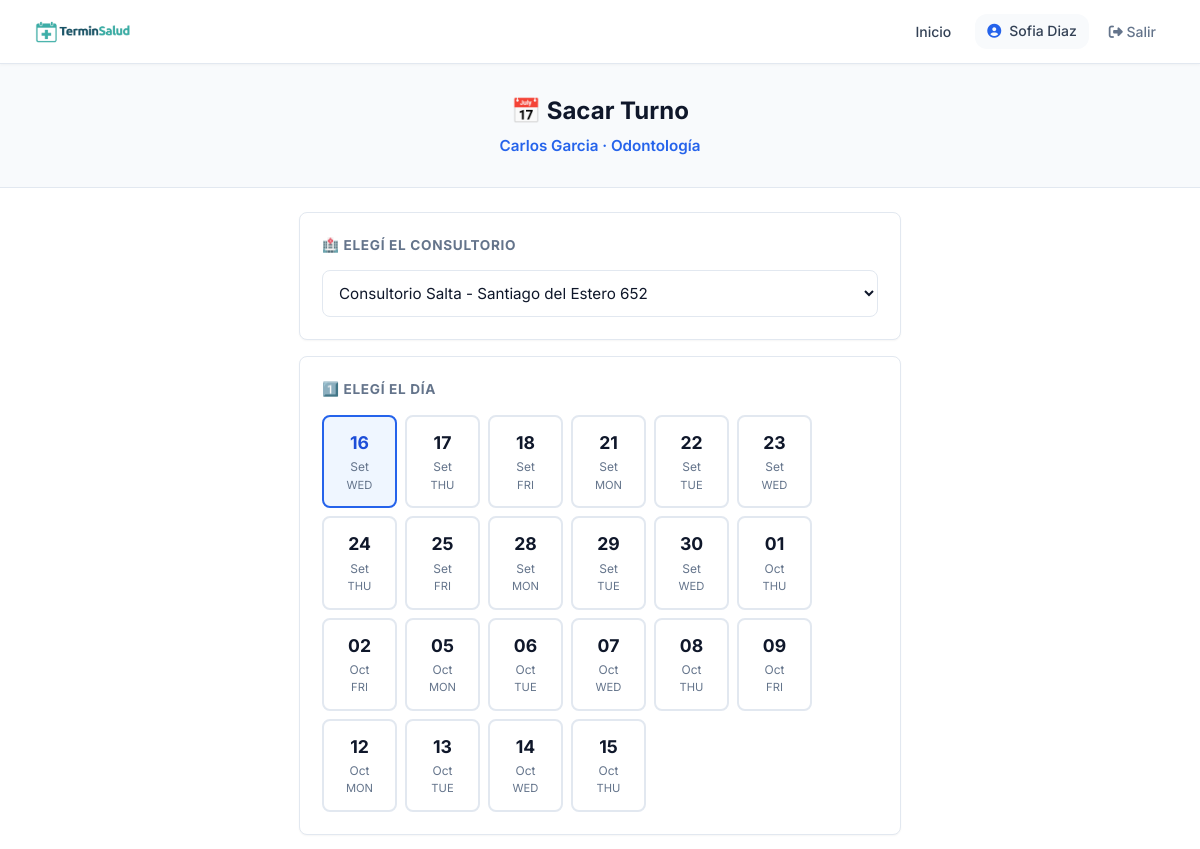
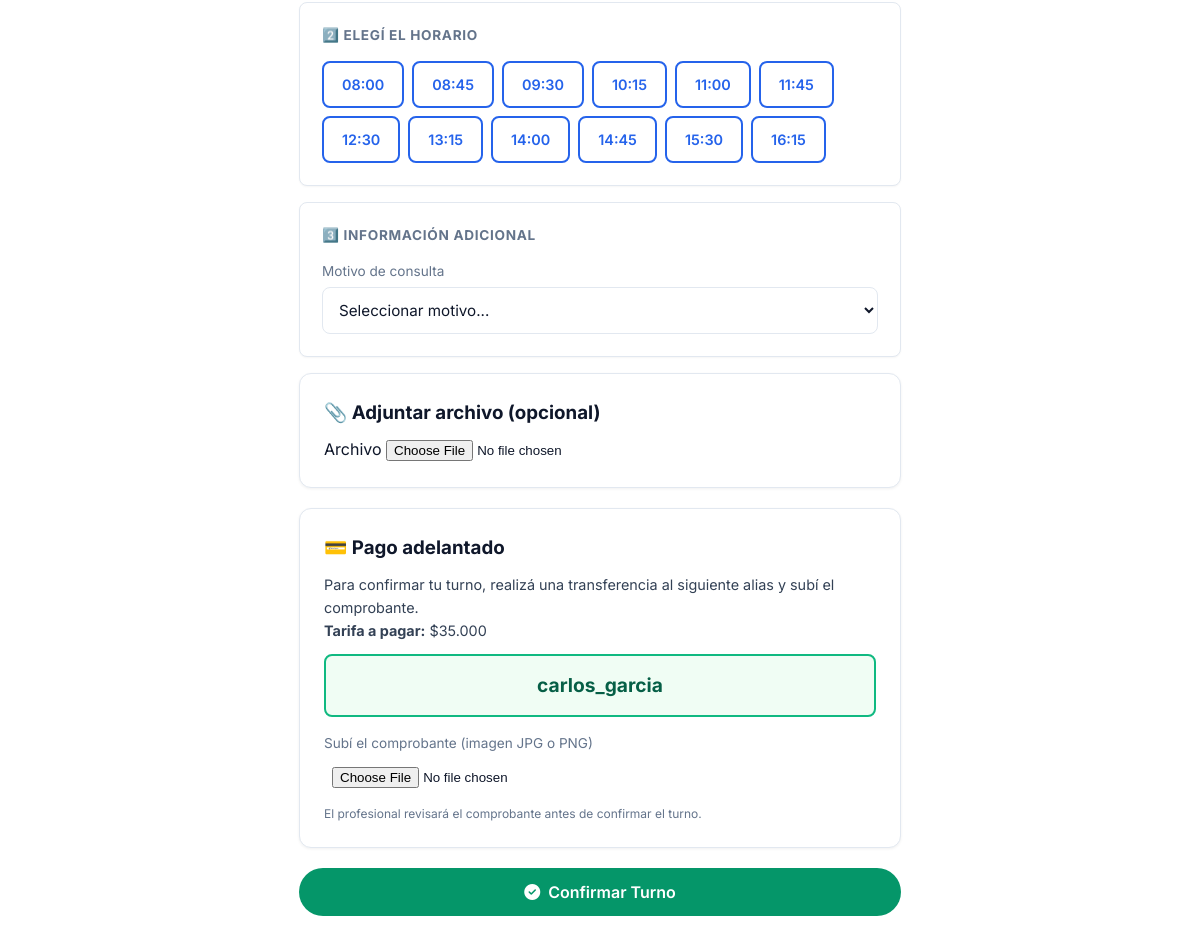
Screenshot of /paciente/sacar-turno/24/?establecimiento=1 (signed in) with the database file from the repository (2 pictures, top to bottom).
### usuarios/models.py (models this page shows, shortened)
class Usuario(AbstractUser):
    ROLES = [
        ('admin', 'Administrador'),
        ('profesional', 'Profesional'),
        ('secretaria', 'Secretaría'),
        ('paciente', 'Paciente'),
    ]
    rol = models.CharField(max_length=20, choices=ROLES, default='paciente')
    telefono = models.CharField(max_length=20, blank=True)
    establecimiento = models.ForeignKey(
    'establecimientos.Establecimiento',
    on_delete=models.SET_NULL,
    null=True,
    blank=True,
    verbose_name='Establecimiento'
)
    class Meta:
        verbose_name = 'Usuario'
        verbose_name_plural = 'Usuarios'

### profesionales/models.py (models this page shows, shortened)
class Profesional(Persona):
    ESPECIALIDADES = [
        ('odontologia', 'Odontología'),
        ('kinesiologia', 'Kinesiología'),
        ('psicologia', 'Psicología'),
        ('nutricion', 'Nutrición'),
        ('cardiologia', 'Cardiología'),
        ('medicina_general', 'Medicina General'),
        ('dermatologia', 'Dermatología'),
        ('estetica', 'Estética'),
        ('pediatria', 'Pediatría'),
        ('traumatologia', 'Traumatología'),
        ('veterinaria', 'Veterinaria'),
        ('fonoaudiologia', 'Fonoaudiologia'),
        ('laboratorio', 'Laboratorio'),
        ('otro', 'Otro'),
    ]
    usuario = models.OneToOneField(
        'usuarios.Usuario',
        on_delete=models.CASCADE,
        verbose_name='Usuario'
    )
    especialidad = models.CharField(
        max_length=50,
        choices=ESPECIALIDADES,
        verbose_name='Especialidad'
    )
    matricula = models.CharField(
        max_length=50,
        blank=True,
        verbose_name='Matrícula Profesional'
    )
    color_calendario = models.CharField(
        max_length=7,
        default='#4A90D9',
        verbose_name='Color en Calendario'
    )
    acepta_obra_social = models.BooleanField(
        default=False,
        verbose_name='Acepta Obra Social'
    )
    descripcion = models.TextField(
        blank=True,
        verbose_name='Descripción Profesional'
    )
    alias_pago = models.CharField(max_length=200, blank=True, verbose_name='Alias para transferencia')
    foto = models.ImageField(
    upload_to='profesionales/',
    blank=True,
    null=True,
    verbose_name='Foto de Perfil'
    )
    establecimientos = models.ManyToManyField(
    'establecimientos.Establecimiento',
    blank=True,
    related_name='profesionales',
    verbose_name='Consultorios donde atiende'
    )
    frase_destacada = models.CharField(max_length=200, blank=True, verbose_name='Frase destacada')
    precio_particular = models.DecimalField(max_digits=10, decimal_places=2, null=True, blank=True, verbose_name='Precio consulta particular')
    obras_sociales_texto = models.TextField(blank=True, verbose_name='Obras sociales (texto libre)')
    servicios_texto = models.TextField(blank=True, verbose_name='Servicios / Especializaciones')
    servicios_destacados = models.TextField(blank=True, verbose_name='Servicios destacados')
    especializaciones = models.TextField(blank=True, verbose_name='Especializaciones')
    atiende_por_orden = models.BooleanField(
    default=False,
    verbose_name='Atiende por orden de llegada'
)
    obras_sociales = models.ManyToManyField(
        'obras_sociales.ObraSocial',
        blank=True,
        related_name='profesionales',
        verbose_name='Obras Sociales'
    )
    planes = models.ManyToManyField(
        'obras_sociales.Plan',
        blank=True,
        verbose_name='Planes'
    )
    tiene_plus = models.BooleanField(
    default=False,
    verbose_name='Algunos planes tienen plus'
)
    texto_plus = models.CharField(
        max_length=250,
        blank=True,
        verbose_name='Mensaje de plus (opcional)'
    )
    permite_ejercicios = models.BooleanField(
    default=False,
    verbose_name='Activar sección de ejercicios'
)
    permite_planes_alimentacion = models.BooleanField(
        default=False,
        verbose_name='Activar planes de alimentación'
    )
    class Meta:
        verbose_name = 'Profesional'
        verbose_name_plural = 'Profesionales'
        ordering = ['apellido', 'nombre']

### agendas/models.py (models this page shows, shortened)
class Agenda(ModeloBase):
    profesional = models.ForeignKey(
        'profesionales.Profesional',
        on_delete=models.CASCADE,
        verbose_name='Profesional'
    )
    fecha_inicio = models.DateField(verbose_name='Fecha de Inicio')
    fecha_fin = models.DateField(null=True, blank=True, verbose_name='Fecha de Fin')
    acepta_sobreturnos = models.BooleanField(default=False, verbose_name='Acepta Sobreturnos')
    tiempo_entre_turnos = models.IntegerField(default=0, verbose_name='Minutos entre turnos')
    precio_particular = models.DecimalField(
        max_digits=10, decimal_places=2, null=True, blank=True,
        verbose_name='Precio consulta particular (en este consultorio)'
    )
    obras_sociales = models.ManyToManyField(
        'obras_sociales.ObraSocial',
        blank=True,
        related_name='agendas',
        verbose_name='Obras Sociales (en este consultorio)'
    )
    planes = models.ManyToManyField(
        'obras_sociales.Plan',
        blank=True,
        related_name='agendas',
        verbose_name='Planes (en este consultorio)'
    )
    email_contacto = models.EmailField(
        blank=True, null=True,
        verbose_name='Email de contacto (en este consultorio)'
    )
    telefono_contacto = models.CharField(
        max_length=20, blank=True, null=True,
        verbose_name='Teléfono de contacto (en este consultorio)'
    )
    establecimiento = models.ForeignKey(
        'establecimientos.Establecimiento',
        on_delete=models.CASCADE,
        null=False,
        blank=False,
        verbose_name='Consultorio'
    )
    pacientes_simultaneos = models.IntegerField(
        default=1,
        verbose_name='Pacientes simultáneos',
        help_text='Cantidad máxima de pacientes que puede atender al mismo tiempo'
    )
    tiene_plus = models.BooleanField(
        default=False,
        verbose_name='Algunos planes tienen plus',
        help_text='Marcá si algunos planes de obras sociales requieren el pago de un plus.'
    )
    texto_plus = models.CharField(
        max_length=250,
        blank=True,
        verbose_name='Mensaje de plus (opcional)',
        help_text='Si lo dejás vacío se usa el mensaje genérico.'
    )
    class Meta:
        verbose_name = 'Agenda'
        verbose_name_plural = 'Agendas'
        unique_together = ['profesional', 'establecimiento']

### pacientes/views_portal.py (the view, shortened to what this page needs)
@login_required
def sacar_turno_paciente(request, profesional_id=None):
    if request.user.rol != 'paciente':
        return redirect('home')
    paciente = get_object_or_404(Paciente, usuario=request.user)
    hoy = date.today()
    cliente_slug = request.session.get('cliente_slug')
    cliente = None
    if cliente_slug:
        try:
            cliente = ClienteSaaS.objects.get(slug=cliente_slug, activo=True)
        except ClienteSaaS.DoesNotExist:
            pass
    if profesional_id:
        profesional = get_object_or_404(Profesional, id=profesional_id, activo=True)
        if cliente and cliente.tipo == 'consultorio':
            if cliente.establecimiento not in profesional.establecimientos.all():
                messages.error(request, 'Profesional no disponible en este consultorio.')
                return redirect('panel_paciente')
        return mostrar_formulario_paciente(request, paciente, profesional, hoy, cliente)

### pacientes/templates/pacientes/portal/sacar_turno.html (shortened to what this page needs)
{% extends 'core_app/base.html' %}
{% load humanize %}
{% load static %}
{% block extra_css %}
    <link rel="stylesheet" href="{% static 'css/pages/portal_paciente.css' %}">
{% endblock %}
{% block content %}
<div class="sacar-turno-page">
    <div class="sacar-turno-top">
        <h1>📅 Sacar Turno</h1>
        <p class="profesional-info">{{ profesional.nombre_completo }} · {{ profesional.get_especialidad_display }}</p>
    </div>
    <div class="sacar-turno-container">
        <form method="post" id="form-turno" enctype="multipart/form-data">
            {% if profesional.establecimientos.count > 1 and not cliente or cliente.tipo != 'consultorio' %}
                <div class="sacar-turno-card">
                    <h3>🏥 Elegí el consultorio</h3>
                    <select name="establecimiento" class="sacar-turno-select" onchange="this.form.submit()">
                        {% for est in profesional.establecimientos.all %}
                            <option value="{{ est.id }}" {% if establecimiento_seleccionado and establecimiento_seleccionado.id == est.id %}selected{% endif %}>
                                {{ est.nombre }} - {{ est.direccion }}
                            </option>
                        {% endfor %}
                    </select>
                </div>
            {% endif %}
            {% if dias_disponibles %}
                <div class="sacar-turno-card">
                    <h3>1️⃣ Elegí el día</h3>
                    <div class="dias-grid-sacar">
                        {% for dia in dias_disponibles %}
                        <label class="dia-label-sacar {% if forloop.first %}seleccionado{% endif %}" onclick="marcarDia(this, '{{ dia.fecha_str }}')">
                            <div class="dia-numero-sacar">{{ dia.fecha|date:"d" }}</div>
                            <div class="dia-mes-sacar">{{ dia.fecha|date:"M" }}</div>
                            <div class="dia-nombre-sacar">{{ dia.nombre_dia|slice:":3" }}</div>
                        </label>
                        {% endfor %}
                    </div>
                </div>
                <div class="sacar-turno-card">
                    <h3>2️⃣ Elegí el horario</h3>
                    <div id="horarios-container">
                        {% for dia in dias_disponibles %}
                        <div class="horarios-grid-sacar horarios-dia-grupo {% if forloop.first %}activo{% endif %}" data-fecha="{{ dia.fecha_str }}">
                            {% for slot in dia.slots %}
                            <label class="hora-label-sacar" onclick="marcarHora(this)">
                                {{ slot }}
                            </label>
                            {% endfor %}
                        </div>
                        {% endfor %}
                    </div>
                </div>
                <div class="sacar-turno-card">
                    <h3>3️⃣ Información adicional</h3>
                    <label style="display: block; font-size: 0.85rem; color: var(--text-muted); margin-bottom: 4px;">
                        Motivo de consulta
                    </label>
                    <select name="tipo_consulta" id="motivo_consulta" class="sacar-turno-select">
                        <option value="">Seleccionar motivo...</option>
                    </select>
                </div>
                <div class="card" style="margin-bottom: 20px;">
                    <h3 style="margin-bottom: 10px;">📎 Adjuntar archivo (opcional)</h3>
                    <div class="form-group">
                        <label>Archivo</label>
                        <input type="file" name="archivo" class="form-input" accept=".pdf,.jpg,.jpeg,.png,.dcm">
                    </div>
                </div>
                {% if alias_pago %}
                <div class="card" style="margin-bottom: 20px;">
                    <h3 style="margin-bottom: 10px;">💳 Pago adelantado</h3>
                    <p style="font-size: 0.9rem; color: var(--text-secondary); margin-bottom: 12px;">
                        Para confirmar tu turno, realizá una transferencia al siguiente alias y subí el comprobante.
                        {% if precio_particular %}
                            <br><strong>Tarifa a pagar:</strong> ${{ precio_particular|floatformat:0|intcomma }}
                        {% endif %}
                    </p>
                    <div style="background: #f0fdf4; border: 2px solid #10b981; border-radius: 8px; padding: 14px; margin-bottom: 16px; text-align: center; font-size: 1.2rem; font-weight: 700; color: #065f46; word-break: break-all;">
                        {{ alias_pago }}
                    </div>
                    <label style="display: block; font-size: 0.85rem; color: var(--text-muted); margin-bottom: 4px;">
                        Subí el comprobante (imagen JPG o PNG)
                    </label>
                    <input type="file" name="comprobante" accept="image/*" class="form-input" style="padding: 8px;">
                    <p style="font-size: 0.75rem; color: var(--text-muted); margin-top: 8px;">
                        El profesional revisará el comprobante antes de confirmar el turno.
                    </p>
                </div>
                {% endif %}
                <button type="submit" class="btn-confirmar-turno">
                    <i class="fas fa-check-circle"></i> Confirmar Turno
                </button>
            {% elif establecimiento_seleccionado %}
                <div class="sacar-turno-card sacar-turno-empty">
                    <span class="icono">📅</span>
                    <p style="font-weight: 500;">No hay turnos disponibles</p>
                    <p>Probá con otro consultorio o más adelante.</p>
                </div>
            {% else %}
                <div class="sacar-turno-card sacar-turno-empty">
                    <span class="icono">🏥</span>
                    <p style="font-weight: 500;">Seleccioná un consultorio</p>
                    <p>Para ver los turnos disponibles.</p>
                </div>
            {% endif %}
        </form>
    </div>
</div>
{% endblock %}

### core_app/templates/core_app/base.html (shortened to what this page needs)
<!DOCTYPE html>
<html lang="es">
<head>
    <link rel="stylesheet" href="https://cdnjs.cloudflare.com/ajax/libs/font-awesome/6.4.0/css/all.min.css">
    {% load static %}
    <link rel="stylesheet" href="{% static 'css/core/base.css' %}">
    <link rel="stylesheet" href="{% static 'css/themes/default.css' %}" id="theme-css">
    <link rel="stylesheet" href="{% static 'css/core/layout.css' %}">
    <link rel="stylesheet" href="{% static 'css/core/components.css' %}">
    {% block extra_css %}{% endblock %}
</head>
<body>
    <nav class="navbar">
        <a href="{% url 'home' %}" class="navbar-brand">
            <img src="{% static 'img/TerminSalud.png' %}" alt="TerminSalud" class="logo-theme-light" height="30">
        </a>
        <ul class="navbar-nav">
            <li><a href="{% url 'home' %}" class="nav-link {% if request.resolver_match.url_name == 'home' %}active{% endif %}">Inicio</a></li>
            {% if user.is_authenticated %}
                <li>
                    <span class="nav-user">
                        <i class="fas fa-user-circle"></i>
                        {{ user.get_full_name|default:user.username }}
                    </span>
                </li>
                <li>
                    <form method="post" action="{% url 'logout' %}" style="display: inline;">
                        <button type="submit" class="btn-logout">
                            <i class="fas fa-sign-out-alt"></i> Salir
                        </button>
                    </form>
                </li>
            {% else %}
                <li><a href="{% url 'login' %}" class="btn btn-sm">Ingresar</a></li>
            {% endif %}
        </ul>
    </nav>
    <div class="container">
        {% block content %}{% endblock %}
    </div>
</body>
</html>

### rows the page displays
Usuario: get_full_name "Sofia Diaz"
Profesional: nombre_completo "Carlos Garcia", especialidad "Odontología", alias_pago "carlos_garcia"
Agenda: precio_particular "35.000"

### other values shown
{{ dia.fecha|date:"d" }} "16" "17" "18" "21" "22" "23" "24" "25" "28" "29" "30" "01" "02" "05" "06" "07" "08" "09" "12" "13" "14" "15"
{{ dia.fecha|date:"M" }} "Set" "Set" "Set" "Set" "Set" "Set" "Set" "Set" "Set" "Set" "Set" "Oct" "Oct" "Oct" "Oct" "Oct" "Oct" "Oct" "Oct" "Oct" "Oct" "Oct"
{{ dia.nombre_dia|slice:":3" }} "WED" "THU" "FRI" "MON" "TUE" "WED" "THU" "FRI" "MON" "TUE" "WED" "THU" "FRI" "MON" "TUE" "WED" "THU" "FRI" "MON" "TUE" "WED" "THU"
{{ slot }} "08:00" "08:45" "09:30" "10:15" "11:00" "11:45" "12:30" "13:15" "14:00" "14:45" "15:30" "16:15"
form field establecimiento "Consultorio Salta - Santiago del Estero 652"
